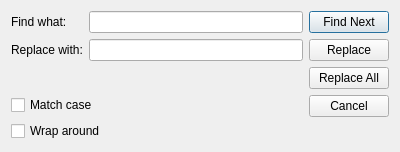
<?xml version="1.0" encoding="UTF-8"?>
<ui version="4.0">
 <class>Replace</class>
 <widget class="QDialog" name="Replace">
  <property name="windowModality">
   <enum>Qt::WindowModal</enum>
  </property>
  <property name="geometry">
   <rect>
    <x>0</x>
    <y>0</y>
    <width>400</width>
    <height>149</height>
   </rect>
  </property>
  <property name="sizePolicy">
   <sizepolicy hsizetype="Preferred" vsizetype="Preferred">
    <horstretch>0</horstretch>
    <verstretch>0</verstretch>
   </sizepolicy>
  </property>
  <property name="windowTitle">
   <string>Replace</string>
  </property>
  <layout class="QGridLayout" name="gridLayout">
   <item row="4" column="0" rowspan="3">
    <layout class="QHBoxLayout" name="checks_and_radios_layout">
     <item>
      <layout class="QVBoxLayout" name="checkbox_layout">
       <item>
        <widget class="QCheckBox" name="match_case_checkbox">
         <property name="text">
          <string>Match case</string>
         </property>
        </widget>
       </item>
       <item>
        <widget class="QCheckBox" name="wrap_around_checkbox">
         <property name="text">
          <string>Wrap around</string>
         </property>
        </widget>
       </item>
      </layout>
     </item>
    </layout>
   </item>
   <item row="0" column="1">
    <widget class="QPushButton" name="find_button">
     <property name="text">
      <string>Find Next</string>
     </property>
    </widget>
   </item>
   <item row="1" column="1">
    <widget class="QPushButton" name="replace_button">
     <property name="text">
      <string>Replace</string>
     </property>
    </widget>
   </item>
   <item row="2" column="1">
    <widget class="QPushButton" name="replace_all_button">
     <property name="text">
      <string>Replace All</string>
     </property>
    </widget>
   </item>
   <item row="4" column="1">
    <widget class="QPushButton" name="cancel_button">
     <property name="text">
      <string>Cancel</string>
     </property>
    </widget>
   </item>
   <item row="0" column="0" rowspan="2">
    <layout class="QGridLayout" name="replace_form_layout">
     <item row="0" column="0">
      <widget class="QLabel" name="find_what_label">
       <property name="text">
        <string>Find what:</string>
       </property>
      </widget>
     </item>
     <item row="1" column="0">
      <widget class="QLabel" name="replace_with_label">
       <property name="text">
        <string>Replace with:</string>
       </property>
      </widget>
     </item>
     <item row="0" column="1">
      <widget class="QLineEdit" name="find_what_lineedit"/>
     </item>
     <item row="1" column="1">
      <widget class="QLineEdit" name="replace_with_lineedit"/>
     </item>
    </layout>
   </item>
  </layout>
 </widget>
 <resources/>
 <connections/>
</ui>
